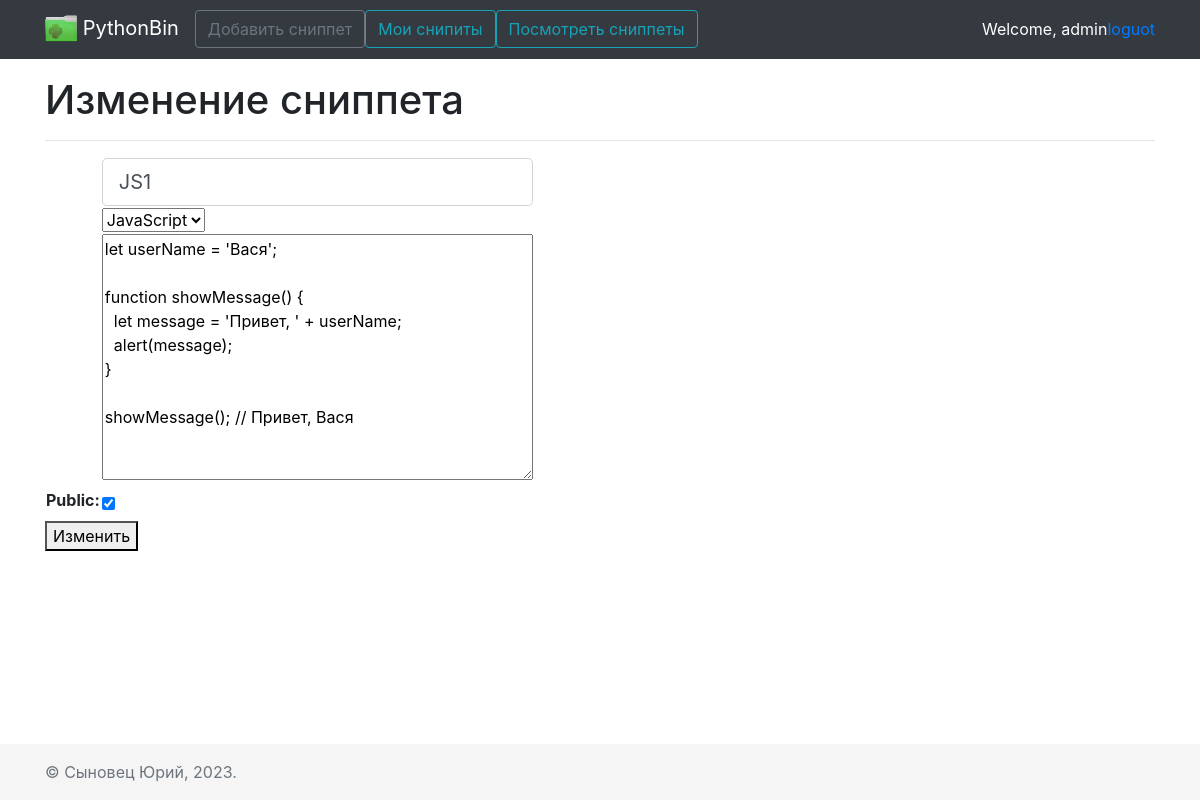
The app's page /snippets/29/change (signed in) with its own data.
### MainApp/models.py (models this page shows, shortened)
class Snippet(models.Model):
    name = models.CharField(max_length=100)
    lang = models.CharField(max_length=30, choices=LTNGS)
    code = models.TextField(max_length=5000)
    creation_date = models.DateTimeField(auto_now=True)
    user = models.ForeignKey(to=User, on_delete=models.CASCADE, blank=True, null=True)
    public = models.BooleanField(default=True)

### MainApp/views.py (the view, shortened to what this page needs)
# urls.py: path('snippets/<int:id>/change', views.snippets_change, name='snippet-change'),
@login_required
def snippets_change(request, id):
    if request.method == 'GET':
        snipper = Snippet.objects.get(id=id)
        form = SnippetForm(instance=snipper)
        context = {'pagename': 'Изменение сниппета',
                   'form': form,
                   'butoon': 'Изменить',
                   'tid': id}
        return render(request, 'pages/form_snippet.html', context)

### MainApp/forms.py
class SnippetForm(ModelForm):
    class Meta:
        model = Snippet
        fields = ['id', 'name', 'lang', 'code', 'public']
        labels = {
            'name': '',
            'lang': '',
            'code': ''
        }
        widgets = {
            'name': TextInput(attrs={"class": "form-control form-control-lg", 'placeholder': 'Название сниппета'}),
            'code': Textarea(attrs={'placeholder': 'Код снипита'})
        }

### templates/pages/form_snippet.html (shortened to what this page needs)
{% extends "base.html" %}
{% load static %}
{% block content %}
<div class="container">
    <div class="row">
        <div class="col">
            <h1>{{ pagename }}</h1>
            <hr>
        </div>
    </div>
    <div class="row">
        <div class="col">
            {% if butoon == 'Создать' %}
                <form action="{% url 'snippets-add' %}" method="post">
            {% else %}
                <form action="{% url 'snippet-change' id=tid %}" method="post">
            {% endif %}
                <table>
                    {{ form }}
                </table>
                <button type="submit">{{ butoon }}</button>
            </form>
        </div>
    </div>
</div>
{% endblock %}

### templates/inc/inc-header.html (shortened to what this page needs)
{% load static %}
<header>
    <nav class="navbar navbar-expand-md navbar-dark fixed-top bg-dark">
        <div class="container">
            <a class="navbar-brand" href="{% url 'home' %}">
                <img src="{% static 'images/logo.png' %}" width="32" height="32" alt="">
                PythonBin
            </a>
            <div class="collapse navbar-collapse" id="navbarCollapse">
                <ul class="navbar-nav mr-auto">
                    {% if request.user.is_authenticated %}
                    <li class="form-inline">
                        <a class="btn btn-outline-secondary" href="{% url 'snippets-add' %}">
                            Добавить сниппет
                        </a>
                    </li>
                    <li class="form-inline">
                        <a class="btn btn-outline-info" href="{% url 'snippets-my-list' %}">
                            Мои снипиты
                        </a>
                    </li>
                    {% endif %}
                    <li class="form-inline">
                        <a class="btn btn-outline-info" href="{% url 'snippets-list' %}">
                            Посмотреть сниппеты
                        </a>
                    </li>
                </ul>
            </div>
            {% if request.user.is_authenticated %}
                <span style="color: white">Welcome, {{request.user.username }}</span>
                <a href="{% url 'loguot' %}">loguot</a>
            {% endif %}
        </div>
    </nav>
</header>

### templates/base.html (style rules this page uses)
main > .container { padding: 60px 15px 0; }

### records on screen
Snippet: name "JS1", lang "JavaScript", code "let userName = 'Вася'; function showMessage() { let message = 'Привет, ' + userName; alert(message); } showMessage(); // Привет, Вася", public "☑"

### other values on screen
{{ request.user.username }} "admin"
{{ pagename }} "Изменение сниппета"
{{ butoon }} "Изменить"
